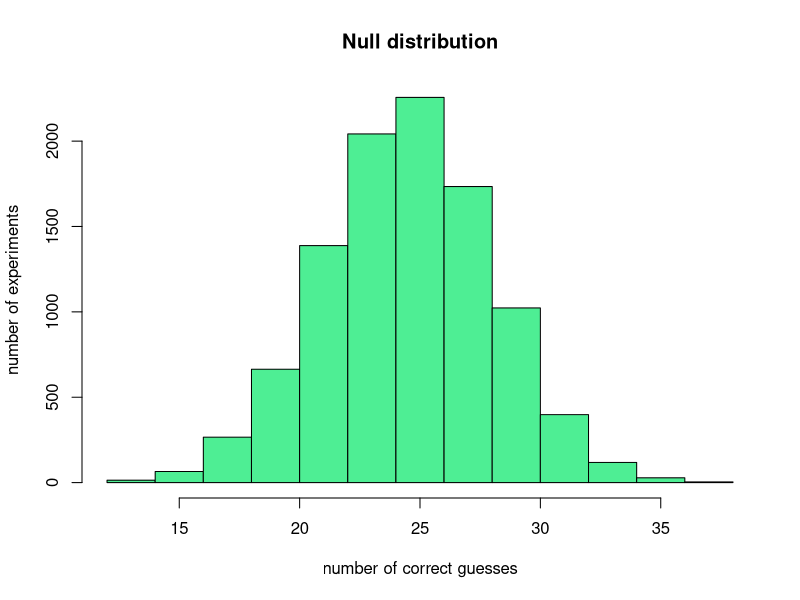
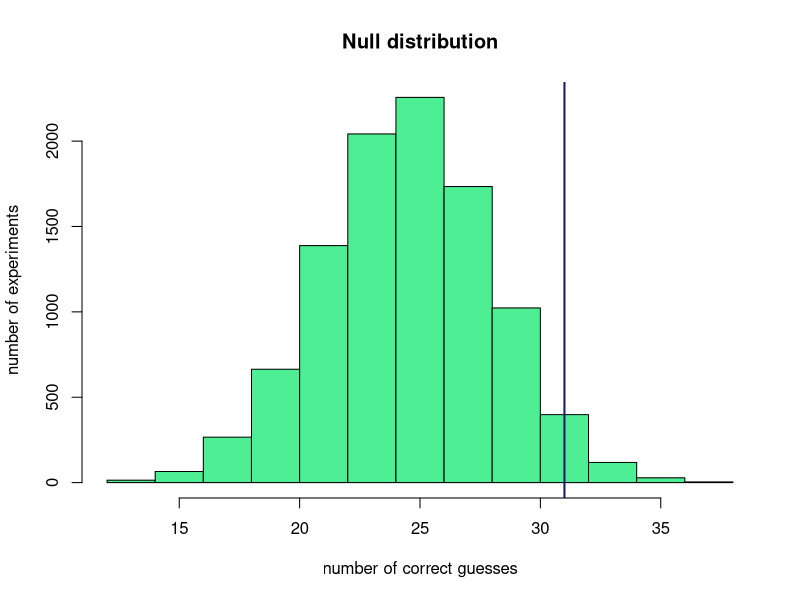
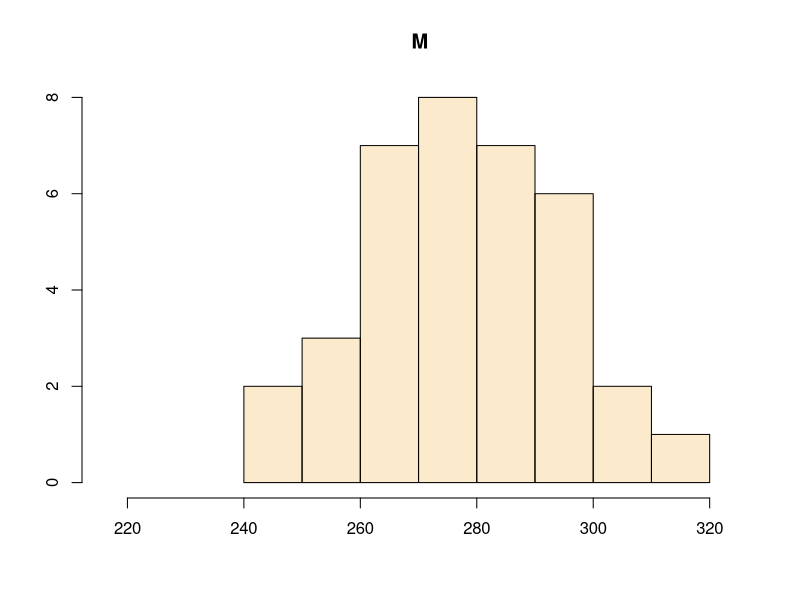
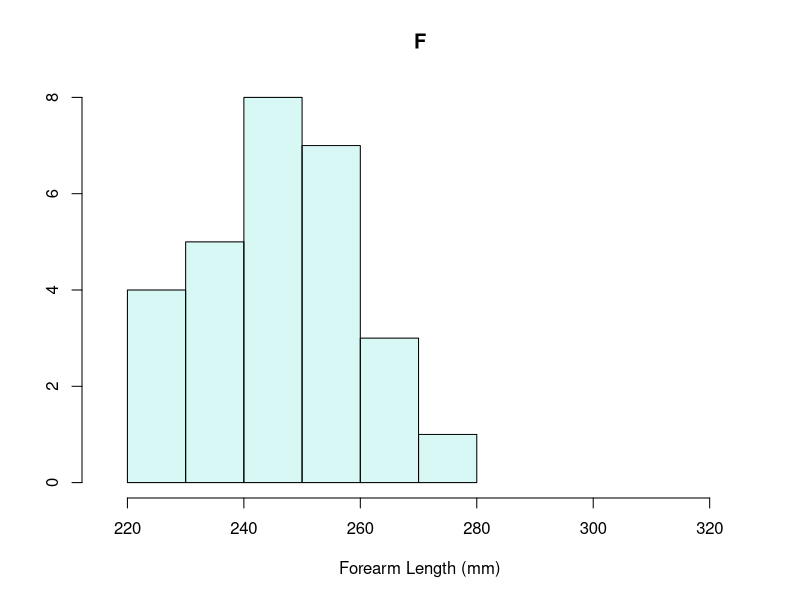
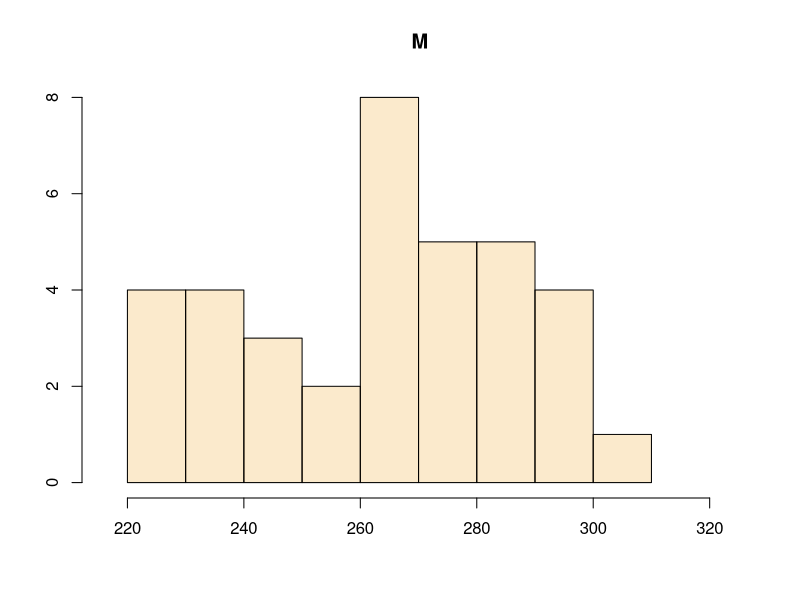
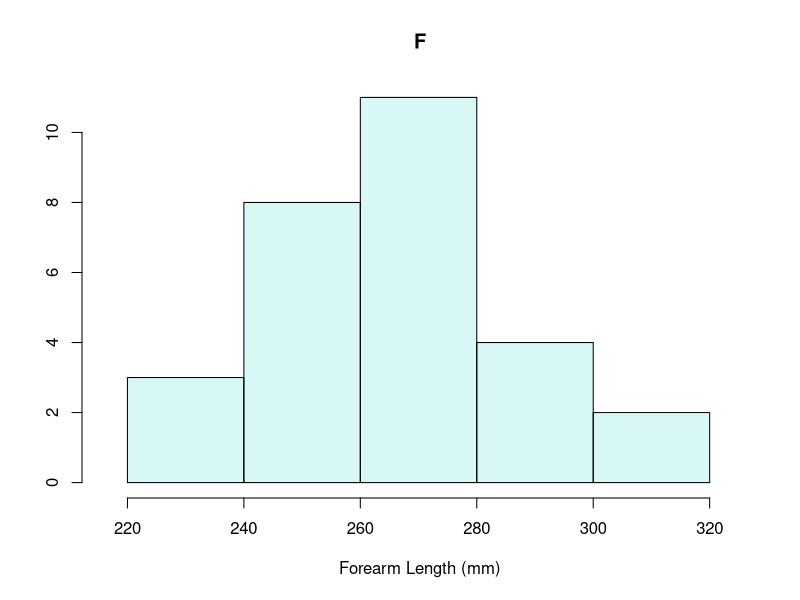
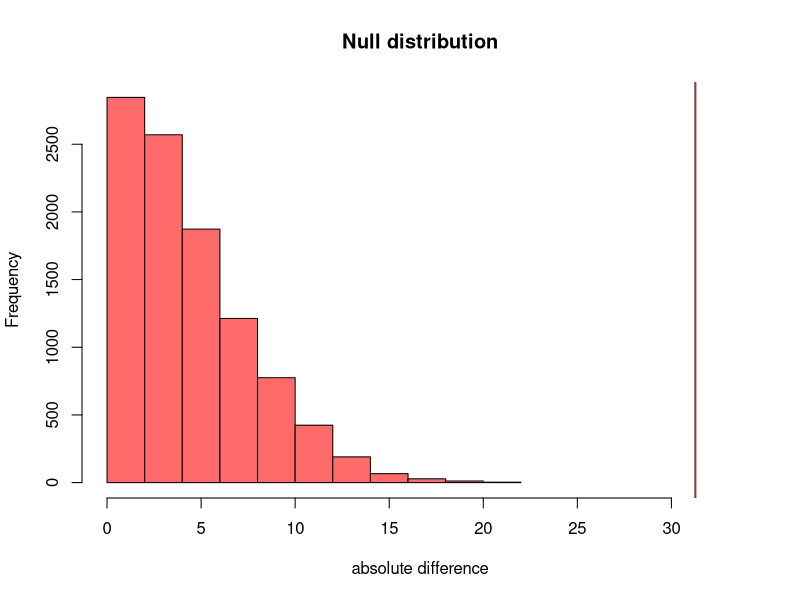

Recreate these plots in R, in order.
## ---- chunk 1
library(tufte)
library(xtable)
knitr::opts_chunk$set(echo = TRUE)
knitr::opts_knit$set(global.par = TRUE)
# See https://stackoverflow.com/questions/25646333/code-chunk-font-size-in-rmarkdown-with-knitr-and-latex
def.chunk.hook  <- knitr::knit_hooks$get("chunk")
knitr::knit_hooks$set(chunk = function(x, options) 
  {
  x <- def.chunk.hook(x, options)
  ifelse(options$size != "normalsize", paste0("\\", options$size,"\n\n", x, "\n\n\\normalsize"), x)
  })
# See https://stackoverflow.com/questions/23349525/how-to-set-knitr-chunk-output-width-on-a-per-chunk-basis
knitr::knit_hooks$set(width=local({
    .width <- 0
    function(before, options, envir) {
        if (before) .width <<- options(width=options$width)
        else options(.width)
    } 
}))
## ---- chunk 2
block <- sample(c(0,1),50,replace=TRUE)
block
## ---- chunk 3
correct <- sum(block)
## ---- chunk 4
number_correct <- vector(mode="numeric")
## ---- chunk 5
nexp <- 10000
for (i in 1:nexp){
  block <- sample(c(0,1),50,replace=TRUE)
  correct <- sum(block)
  number_correct = c(number_correct, correct)
}
## ---- chunk 6
hist(number_correct, col="seagreen2", main="Null distribution", xlab = "number of correct guesses", ylab = "number of experiments")
## ---- chunk 7
hist(number_correct, col="seagreen2", main="Null distribution", xlab = "number of correct guesses", ylab = "number of experiments")
abline(v=31,col="midnightblue",lwd=2)
## ---- chunk 8
sum(number_correct>=31)
## ---- chunk 9
p = sum(number_correct>=31)/nexp
p
## ---- chunk 10
all_experiments <- sample(c(0,1), 50*nexp, replace=TRUE)
all_experiments <- matrix(all_experiments,ncol=50)
number_correct <- rowSums(all_experiments)
p = sum(number_correct>=31)/nexp
p
## ---- chunk 11
forearm_data <- read.csv("forearm_length.csv", header=TRUE)
head(forearm_data)
## ---- chunk 12
lowx <- min(forearm_data$ForearmLength)-10
highx <- max(forearm_data$ForearmLength)+10

hist(forearm_data[forearm_data$Gender=="M","ForearmLength"], 
     col=adjustcolor("orange2", alpha.f=0.2), xlim=c(lowx,highx), 
     xlab="", ylab="", main="M") 

hist(forearm_data[forearm_data$Gender=="F","ForearmLength"], 
     col=adjustcolor( "turquoise", alpha.f = 0.2), xlim=c(lowx,highx), 
     xlab="Forearm Length (mm)", 
     main="F", ylab="") 
## ---- chunk 13
mean_M <- mean(forearm_data[forearm_data$Gender=="M","ForearmLength"])
mean_F <- mean(forearm_data[forearm_data$Gender=="F","ForearmLength"])
diff <- abs(mean_M - mean_F)
diff
## ---- chunk 14
n_male <- sum(forearm_data$Gender=="M")
n_female <- sum(forearm_data$Gender=="F")
## ---- chunk 15
male <- sample(forearm_data$ForearmLength, n_male, replace=TRUE)
female <- sample(forearm_data$ForearmLength, n_female, replace=TRUE)

lowx <- min(forearm_data$ForearmLength)-10
highx <- max(forearm_data$ForearmLength)+10

hist(male, 
     col=adjustcolor("orange2", alpha.f=0.2), xlim=c(lowx,highx), 
     xlab="", ylab="", main="M") 

hist(female, 
     col=adjustcolor( "turquoise", alpha.f = 0.2), xlim=c(lowx,highx), 
     xlab="Forearm Length (mm)", 
     main="F", ylab="") 

sample_mean_M <- mean(male)
sample_mean_F <- mean(female)
sample_diff <- abs(sample_mean_M - sample_mean_F)
sample_diff
## ---- chunk 16
experiments <- 10000
diffs <- vector(mode="numeric")
 
for (i in 1:experiments){
  male <- sample(forearm_data$ForearmLength, n_male, replace=TRUE)  
  female <- sample(forearm_data$ForearmLength, n_female, replace=TRUE)
  sample_mean_M <- mean(male)
  sample_mean_F <- mean(female)
  sample_diff <- abs(sample_mean_M - sample_mean_F)
  diffs <- c(diffs,sample_diff)
 }
## ---- chunk 17
xmax <- max(diffs,diff)
hist(diffs, main="Null distribution", xlab="absolute difference", col="indianred1",xlim=c(0,xmax+2))
abline(v=diff,col="indianred4",lwd=2) 
pval <- sum(diffs>=diff)/experiments
pval
## ---- chunk 18
t.test(ForearmLength ~ Gender, data = forearm_data)
